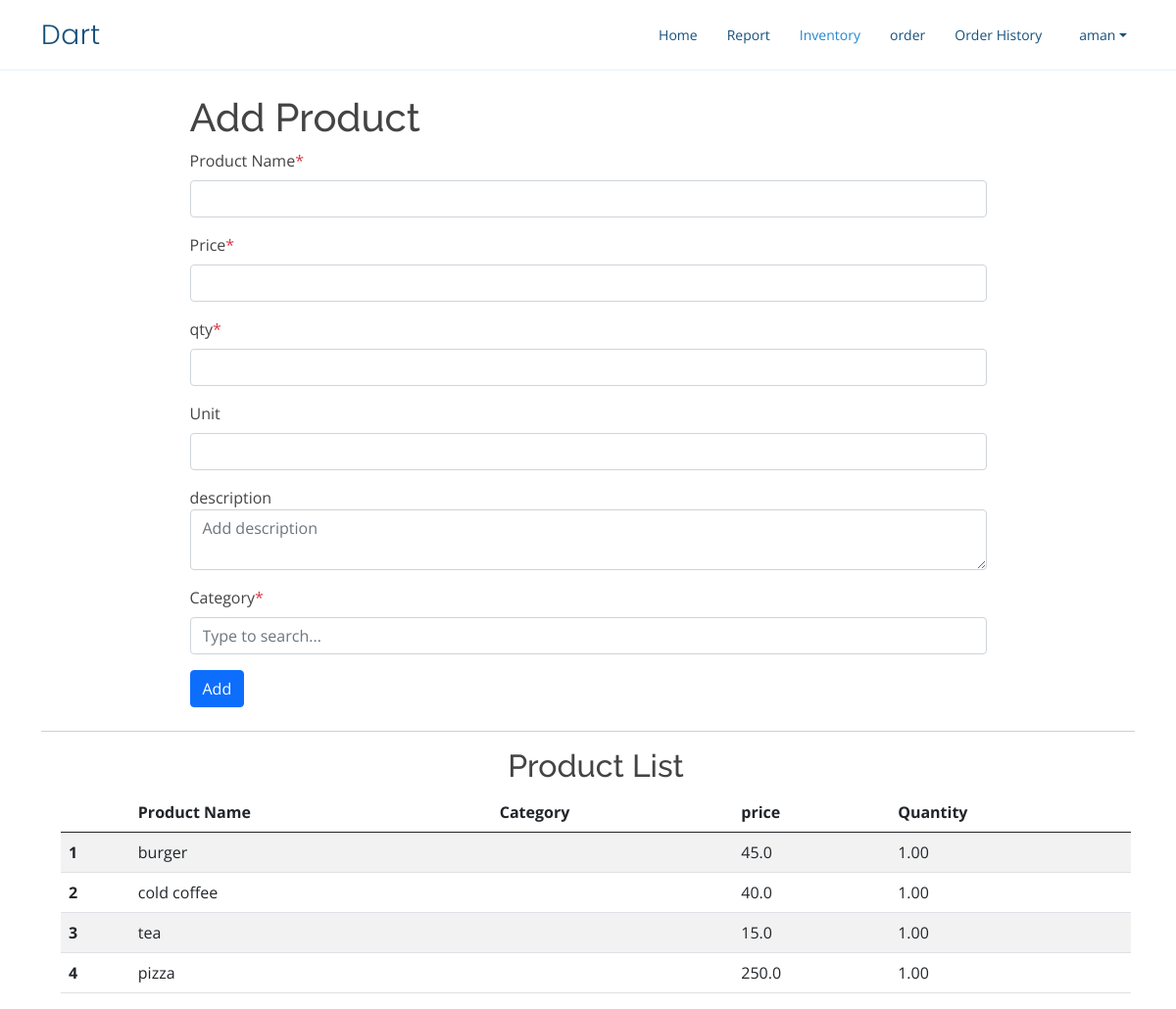
Before: /product (signed in) with the older database file.
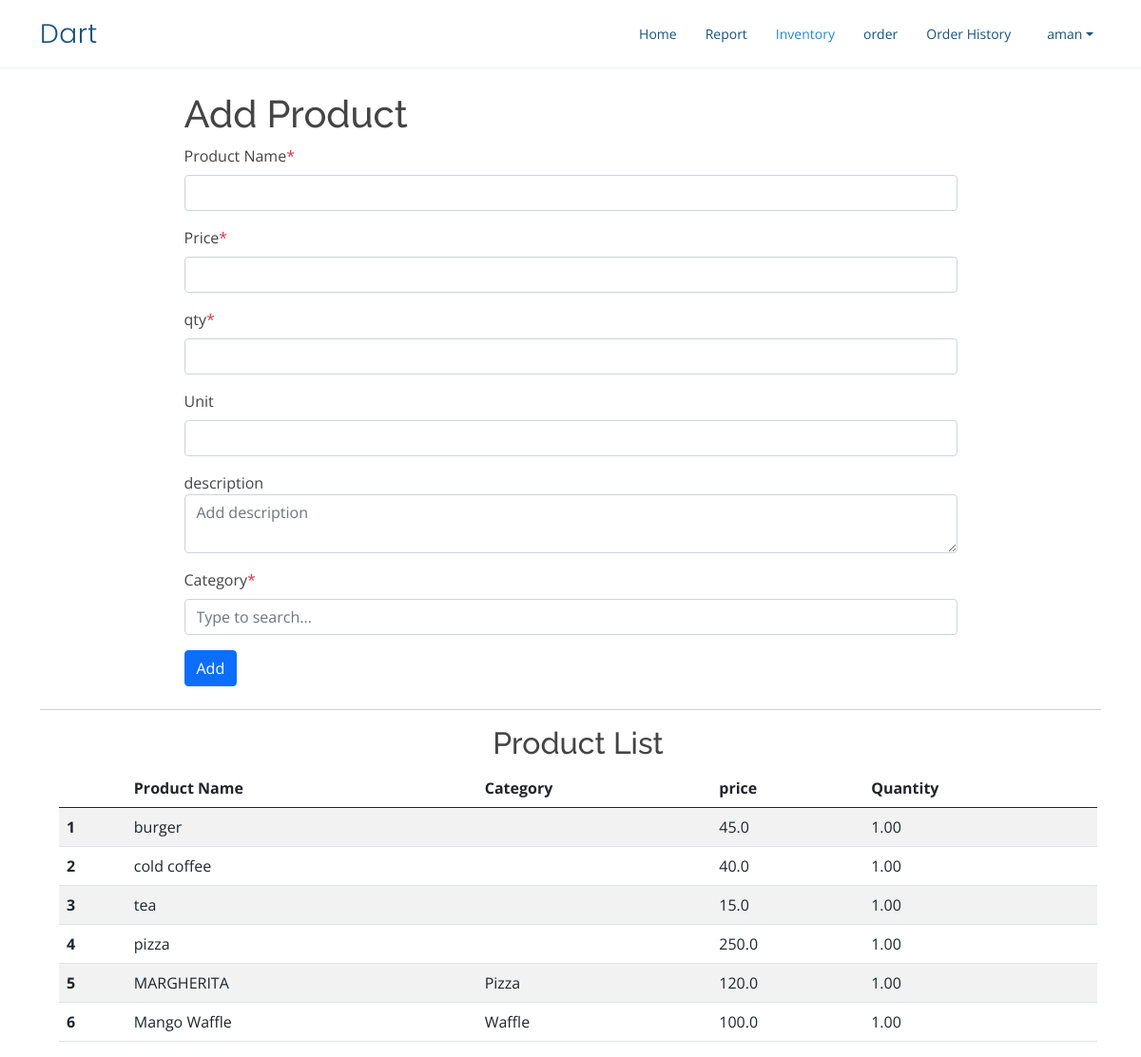
After: the same page with the newer database file.
### home/models.py (models this page shows, shortened)
class Product(models.Model):
    name = models.CharField(max_length=200, null=True)
    price = models.FloatField(null=True)
    description = models.CharField(max_length=200, null=True,blank=True)
    unit = models.CharField(max_length=50,null=True,blank=True)
    qty=models.DecimalField( max_digits=10, decimal_places=2)
    date_created = models.DateTimeField(auto_now_add=True, null=True)
    user=models.ForeignKey(User,on_delete=models.CASCADE,related_name='product')
    category=models.ForeignKey(ProductCategory,null=True,blank=True,on_delete=models.CASCADE)

class ProductCategory(models.Model):
    user=models.ForeignKey(User,on_delete=models.CASCADE)
    category=models.CharField(max_length=100)
    objects=ProductCategoryManager()
    def __str__(self):
        return self.category

### home/views.py (the view, shortened to what this page needs)
# urls.py: path('product', views.product,name='product'),
@login_required
def product(request):
    products=Product.objects.filter(user=request.user)
    categories=ProductCategory.objects.filter(user=request.user)
    param={'products':products,'categories':categories}
    return render(request,'product.html',param)

### templates/product.html (shortened to what this page needs)
{% extends 'base.html' %}
{% block productActive %}active{% endblock productActive %}
{% block body %}
<div class="container">
    <div class="container w-75 my-4">
        <h1>Add Product</h1>
    <form action={% url 'product' %} method="post">
        <div class="mb-3">
          <label for="productName" class="form-label">Product Name<span class="text-danger ">*</span></label>
          <input type="text" name="productName" class="form-control" id="productName" aria-describedby="productName" required>
        </div>
        <div class="mb-3">
          <label for="price" class="form-label">Price<span class="text-danger ">*</span></label>
          <input type="number" name="price" class="form-control" id="price" required>
        </div>
        <div class="mb-3">
          <label for="qty" class="form-label">qty<span class="text-danger ">*</span></label>
          <input type="number" name="qty" class="form-control" id="qty" required>
        </div>
        <div class="mb-3">
          <label for="unit" class="form-label">Unit</label>
          <input type="text" name="unit" class="form-control" id="unit" >
        </div>
        <div class="mb-3">
            <label for="floatingTextarea">description</label>
            <textarea class="form-control" placeholder="Add description" id="description" name="description"></textarea>
        </div>
        <div class="mb-3">
          <label for="category" class="form-label">Category<span class="text-danger ">*</span></label>
          <input class="form-control dropdown-toggle"  oninput="update()" id="category" name="category" placeholder="Type to search..." data-bs-toggle="dropdown" autocomplete="off">
      </div>
        <button type="submit" class="btn btn-primary">Add</button>
      </form>
    </div>
    <hr>
    <div class="container mx-2" id="productList">
        <h2 class="text-center">Product List</h2>
        <table class="table table-striped table-hover">
            <thead>
              <tr>
                <th scope="col"></th>
                <th scope="col">Product Name</th>
                <th scope="col">Category</th>
                <th scope="col">price</th>
                <th scope="col">Quantity</th>
              </tr>
            </thead>
            <tbody>
                {% for product in products %}
              <tr>
                <th scope="row">{{ forloop.counter }}</th>
                <td>{{product.name}}</td>
                {% if product.category %}
                <td>{{product.category}}</td>
                {% else %}
                <td></td>
                {% endif %}
                <td>{{product.price}}</td>
                <td>{{product.qty}}</td>
              </tr>
              {% endfor %}
            </tbody>
          </table>
    </div>
</div>
{% endblock body %}

Changed rows visible on the page:
added Product: name "MARGHERITA", category "Pizza", price "120.0", qty "1.00"
added Product: name "Mango Waffle", category "Waffle", price "100.0", qty "1.00"
